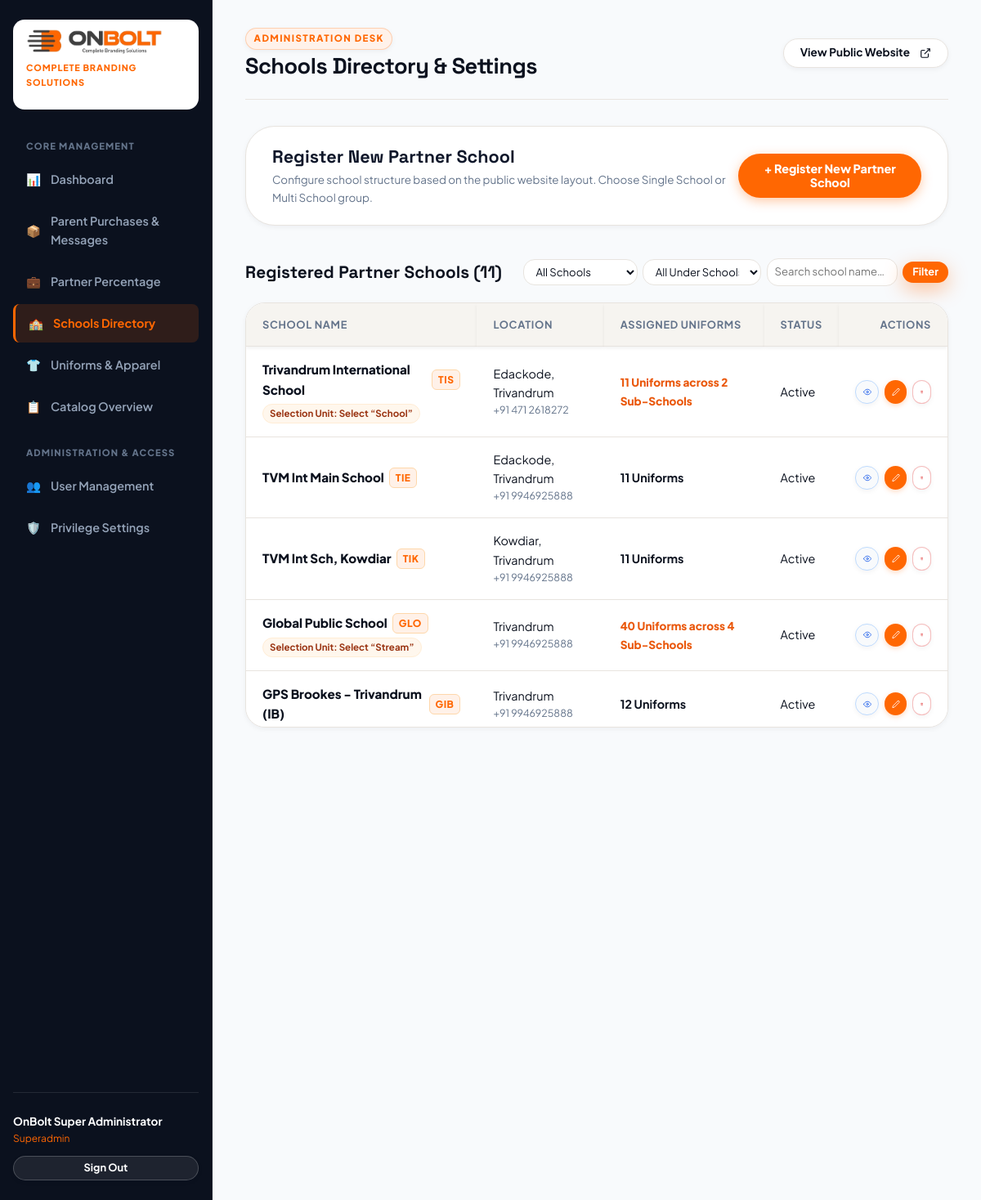
The app's page /admin/schools.php (signed in) with its own data.
### tables this page shows
CREATE TABLE `schools` (
  `id` int(10) unsigned NOT NULL AUTO_INCREMENT,
  `parent_id` int(10) unsigned DEFAULT NULL,
  `has_sub_schools` tinyint(1) NOT NULL DEFAULT 0,
  `sub_school_label` varchar(100) DEFAULT 'School',
  `name` varchar(180) NOT NULL,
  `slug` varchar(120) NOT NULL,
  `code` varchar(50) DEFAULT NULL,
  `location` varchar(180) DEFAULT NULL,
  `city` varchar(100) DEFAULT 'Trivandrum',
  `cluster` varchar(100) NOT NULL DEFAULT 'TVPM (Trivandrum)',
  `state` varchar(100) DEFAULT 'Kerala',
  `pincode` varchar(20) DEFAULT NULL,
  `contact_phone` varchar(50) DEFAULT '+91 9946925888',
  `contact_email` varchar(150) DEFAULT 'onboltconsumerindia@gmail.com',
  `whatsapp_number` varchar(50) DEFAULT '918848670739',
  `description` text DEFAULT NULL,
  `logo` varchar(255) DEFAULT NULL,
  `banner_image` varchar(255) DEFAULT NULL,
  `ordering_enabled` tinyint(1) NOT NULL DEFAULT 1,
  `enable_class_selection` tinyint(1) NOT NULL DEFAULT 1,
  `uniform_mode` enum('common','class_wise') NOT NULL DEFAULT 'common',
  `applicable_classes` text DEFAULT NULL,
  `allow_offline_payment` tinyint(1) NOT NULL DEFAULT 1,
  `allow_online_payment` tinyint(1) NOT NULL DEFAULT 0,
  `sort_order` int(11) NOT NULL DEFAULT 0,
  `status` tinyint(1) NOT NULL DEFAULT 1,
  `created_at` timestamp NOT NULL DEFAULT current_timestamp(),
  `updated_at` timestamp NOT NULL DEFAULT current_timestamp() ON UPDATE current_timestamp(),
  PRIMARY KEY (`id`),
  UNIQUE KEY `uq_schools_slug` (`slug`),
  UNIQUE KEY `uq_schools_code` (`code`),
  KEY `idx_schools_status` (`status`)
);

### config/app.php (called while the page is built, shortened)
<?php
function sanitize(mixed $data): mixed {
    return htmlspecialchars(trim((string)$data), ENT_QUOTES, 'UTF-8');
}

### admin/schools.php (the view, shortened to what this page needs)
<?php
require_once __DIR__ . '/header.php';
$pdo = getDbConnection();
$search = trim($_GET['search'] ?? '');
$schoolFilter = (int)($_GET['school_id'] ?? 0);
$selectedMainHasSubs = false;
$sql = "SELECT s.*,
        p.name as parent_name,
        (SELECT COUNT(*) FROM schools sub WHERE sub.parent_id = s.id) as sub_school_count,
        (SELECT COUNT(*) FROM school_products sp WHERE sp.school_id = s.id) as assigned_products,
        (SELECT COUNT(*) FROM orders o WHERE o.school_id = s.id) as order_count
        FROM schools s
        LEFT JOIN schools p ON s.parent_id = p.id
        WHERE 1=1";
$sql .= " ORDER BY COALESCE(s.parent_id, s.id) ASC, s.parent_id IS NOT NULL ASC, s.id ASC";
$schoolsList = $pdo->query($sql)->fetchAll();
$allSubSchoolsByParent = [];
$subs = $pdo->query("SELECT id, name, code, location, city, contact_phone, parent_id FROM schools WHERE parent_id IS NOT NULL ORDER BY sort_order ASC, id ASC")->fetchAll(PDO::FETCH_ASSOC);
foreach ($subs as $sub) {
    $allSubSchoolsByParent[(int)$sub['parent_id']][] = $sub;
}
?>
<div class="registration-toggle-box" style="background:#ffffff; border-radius:var(--radius-xl); border:1.5px solid var(--brand-border); box-shadow:var(--shadow-sm); margin-bottom:2.5rem; overflow:hidden;">
    <div id="register-header-toggle" onclick="toggleRegisterForm()" style="padding:1.4rem 2rem; display:flex; justify-content:space-between; align-items:center; cursor:pointer; user-select:none; transition:all 0.2s;" onmouseover="this.style.background='#FFF9F5';" onmouseout="if(!document.getElementById('register-school-form-body').classList.contains('is-open')) this.style.background='#ffffff';">
        <div>
            <h3 class="heading-2" style="font-size:1.35rem; margin:0; display:flex; align-items:center; gap:0.65rem; color:#0F172A;">
                <span>Register New Partner School</span>
            </h3>
            <p style="font-size:0.84rem; color:var(--brand-muted); margin:0.3rem 0 0 0;">
                Configure school structure based on the public website layout. Choose Single School or Multi School group.
            </p>
        </div>
        <button type="button" class="btn btn-primary" id="btn-toggle-register-pill" style="border-radius:9999px; font-weight:800; padding:0.6rem 1.4rem; pointer-events:none; box-shadow:0 4px 14px rgba(255,103,2,0.35); font-size:0.9rem;">
            <span id="btn-toggle-text">+ Register New Partner School</span>
        </button>
    </div>
</div>
<div style="display:flex; justify-content:space-between; align-items:center; margin-bottom:1.25rem; flex-wrap:wrap; gap:1rem;">
    <h3 class="heading-2" style="font-size:1.3rem; margin:0;">Registered Partner Schools (<?= count($schoolsList) ?>)</h3>
    <form action="" method="GET" style="display:flex; gap:0.4rem; align-items:center; flex-wrap:wrap; margin:0;">
        <select name="school_id" id="schools_school_id_select" class="form-control" style="font-size:0.82rem; padding:0.35rem 0.65rem; border-radius:var(--radius-md); width:140px;" onchange="handleMainSchoolDirectoryChange(this)">
            <option value="">All Schools</option>
        </select>
        <select name="sub_school_id" id="schools_sub_school_id_select" class="form-control" style="font-size:0.82rem; padding:0.35rem 0.65rem; border-radius:var(--radius-md); width:145px;" onchange="this.form.submit()" <?= ($schoolFilter > 0 && !$selectedMainHasSubs) ? 'disabled' : '' ?>>
            <option value=""><?= ($schoolFilter > 0 && !$selectedMainHasSubs) ? 'No Under Schools' : 'All Under Schools' ?></option>
        </select>
        <input type="text" name="search" value="<?= sanitize($search) ?>" placeholder="Search school name…" class="form-control" style="padding:0.35rem 0.55rem; font-size:0.82rem; width:160px; border-radius:var(--radius-md);">
        <button type="submit" class="btn btn-primary btn-sm" style="padding:0.35rem 0.75rem; font-size:0.8rem;">Filter</button>
    </form>
</div>
<div class="table-scroll-frame" style="max-height:520px; overflow-y:auto; overflow-x:auto; position:relative; background:#fff; border-radius:var(--radius-lg); border:1px solid var(--brand-border); box-shadow:var(--shadow-sm); margin-bottom:3rem;">
    <table class="admin-table" style="margin:0; border:none; border-radius:0;">
        <thead>
            <tr>
                <th style="position:sticky; top:0; z-index:10; background:var(--brand-surface-alt); box-shadow:0 1px 2px rgba(0,0,0,0.06);">School Name</th>
                <th style="position:sticky; top:0; z-index:10; background:var(--brand-surface-alt); box-shadow:0 1px 2px rgba(0,0,0,0.06);">Location</th>
                <th style="position:sticky; top:0; z-index:10; background:var(--brand-surface-alt); box-shadow:0 1px 2px rgba(0,0,0,0.06);">Assigned Uniforms</th>
                <th style="position:sticky; top:0; z-index:10; background:var(--brand-surface-alt); box-shadow:0 1px 2px rgba(0,0,0,0.06);">Status</th>
                <th style="text-align:right; position:sticky; top:0; z-index:10; background:var(--brand-surface-alt); box-shadow:0 1px 2px rgba(0,0,0,0.06);">Actions</th>
            </tr>
        </thead>
        <tbody>
            <?php if (empty($schoolsList)): ?>
                <tr><td colspan="5" style="text-align:center; padding:3rem; color:var(--brand-muted);">No schools match the search query.</td></tr>
            <?php else: ?>
                <?php foreach ($schoolsList as $s): ?>
                    <tr>
                        <td>
                            <div style="font-weight:800; color:var(--brand-dark); font-size:0.95rem; display:flex; align-items:center; gap:6px;">
                                <span><?= sanitize($s['name']) ?></span>
                                <span style="font-size:0.75rem; font-weight:800; background:#FFF1E8; color:#FF6702; padding:2px 7px; border-radius:6px; border:1px solid #FED7AA; letter-spacing:0.5px;"><?= sanitize($s['code']) ?></span>
                            </div>
                            <?php if (!empty($s['has_sub_schools'])): ?>
                                <div style="margin-top:0.25rem;">
                                    <span style="font-size:0.72rem; font-weight:700; color:#9A3412; background:#FFF7ED; border:1px solid #FFEDD5; padding:0.12rem 0.5rem; border-radius:9999px; display:inline-flex; align-items:center; gap:4px;" title="Configured Step 1 Selection Unit for this school on public portal">
                                        Selection Unit: Select &ldquo;<?= sanitize($s['sub_school_label'] ?: 'School') ?>&rdquo;
                                    </span>
                                </div>
                            <?php endif; ?>
                        </td>
                        <td>
                            <div><?= sanitize($s['location'] ?: $s['city']) ?></div>
                            <div style="font-size:0.78rem; color:var(--brand-muted);"><?= sanitize($s['contact_phone'] ?: 'No phone') ?></div>
                        </td>
                        <td>
                            <?php if (!empty($s['has_sub_schools'])): ?>
                                <?php
                                $subUniCount = (int)$pdo->query("SELECT COUNT(DISTINCT sp.product_id) FROM school_products sp JOIN schools sub ON sp.school_id = sub.id WHERE sub.parent_id = " . (int)$s['id'])->fetchColumn();
                                ?>
                                <span style="font-weight:800; color:#EA580C; font-size:0.85rem;"><?= $subUniCount ?> Uniforms across <?= (int)$s['sub_school_count'] ?> Sub-Schools</span>
                            <?php else: ?>
                                <span style="font-weight:700; color:var(--brand-dark);"><?= $s['assigned_products'] ?> Uniforms</span>
                            <?php endif; ?>
                        </td>
                        <td>
                            <?= $s['status'] ? '<span class="badge badge-success">Active</span>' : '<span class="badge badge-neutral">Inactive</span>' ?>
                        </td>
                        <td style="text-align:right;">
                            <div style="display:inline-flex; gap:0.4rem;">
                                <?php
                                $subUniText = '';
                                if (!empty($s['has_sub_schools'])) {
                                    $subUniText = $subUniCount . ' Uniforms across ' . (int)$s['sub_school_count'] . ' Sub-Schools';
                                } else {
                                    $subUniText = $s['assigned_products'] . ' Uniforms';
                                }
                                $structureType = 'Single School';
                                if (!empty($s['has_sub_schools'])) {
                                    $structureType = 'Multi School (' . (int)$s['sub_school_count'] . ' Individual Schools)';
                                } elseif (!empty($s['parent_id'])) {
                                    $structureType = 'Sub-School of ' . ($s['parent_name'] ?? 'Main Group');
                                }
                                $viewData = [
                                    'id' => (int)$s['id'],
                                    'name' => $s['name'],
                                    'code' => $s['code'] ?: 'ID: ' . $s['id'],
                                    'structure' => $structureType,
                                    'location' => $s['location'] ?: ($s['city'] ?: 'Trivandrum'),
                                    'contact_phone' => $s['contact_phone'] ?: 'No phone provided',
                                    'uniforms' => $subUniText,
                                    'status' => $s['status'] ? 'Active' : 'Inactive',
                                    'portal_url' => BASE_URL . '/schools/' . $s['slug'] . '/order/',
                                    'has_sub_schools' => (int)$s['has_sub_schools'],
                                    'parent_id' => !empty($s['parent_id']) ? (int)$s['parent_id'] : null,
                                    'parent_name' => $s['parent_name'] ?? '',
                                    'sub_schools' => !empty($s['has_sub_schools']) ? ($allSubSchoolsByParent[$s['id']] ?? []) : []
                                ];
                                $editModalData = [
                                    'id' => (int)$s['id'],
                                    'name' => $s['name'],
                                    'code' => $s['code'] ?: '',
                                    'location' => $s['location'] ?: $s['city'],
                                    'contact_phone' => $s['contact_phone'] ?: '',
                                    'has_sub_schools' => (int)$s['has_sub_schools'],
                                    'sub_school_label' => $s['sub_school_label'] ?: 'School',
                                    'parent_id' => !empty($s['parent_id']) ? (int)$s['parent_id'] : null,
                                    'parent_name' => $s['parent_name'] ?? '',
                                    'sub_schools' => !empty($s['has_sub_schools']) ? ($allSubSchoolsByParent[$s['id']] ?? []) : []
                                ];
                                ?>
                                <button type="button"
                                        class="btn btn-outline btn-sm"
                                        style="padding:0.35rem 0.55rem; line-height:1; display:inline-flex; align-items:center; justify-content:center; color:#2563EB; border-color:#BFDBFE; background:#F8FAFC; border-radius:var(--radius-md);"
                                        title="View School Profile"
                                        onclick='openSchoolModal(<?= json_encode($viewData, JSON_HEX_TAG | JSON_HEX_APOS | JSON_HEX_QUOT | JSON_HEX_AMP) ?>)'>
                                    <svg width="15" height="15" viewBox="0 0 24 24" fill="none" stroke="currentColor" stroke-width="2" stroke-linecap="round" stroke-linejoin="round">
                                        <path d="M1 12s4-8 11-8 11 8 11 8-4 8-11 8-11-8-11-8z"></path>
                                        <circle cx="12" cy="12" r="3"></circle>
                                    </svg>
                                </button>
                                <button type="button"
                                        class="btn btn-primary btn-sm"
                                        style="padding:0.35rem 0.55rem; line-height:1; display:inline-flex; align-items:center; justify-content:center; background:var(--brand-primary); color:#ffffff; box-shadow:0 2px 6px rgba(255,103,2,0.25); border-radius:var(--radius-md);"
                                        title="Edit School Settings"
                                        onclick='openEditSchoolModal(<?= json_encode($editModalData, JSON_HEX_TAG | JSON_HEX_APOS | JSON_HEX_QUOT | JSON_HEX_AMP) ?>)'>
                                    <svg width="15" height="15" viewBox="0 0 24 24" fill="none" stroke="currentColor" stroke-width="2" stroke-linecap="round" stroke-linejoin="round">
                                        <path d="M17 3a2.828 2.828 0 1 1 4 4L7.5 20.5 2 22l1.5-5.5L17 3z"></path>
                                    </svg>
                                </button>
                                <form action="<?= BASE_URL ?>/admin/schools.php" method="POST" data-confirm="delete" data-item-name="<?= htmlspecialchars($s['name']) ?>" style="display:inline; margin:0;">
                                    <button type="submit"
                                            class="btn btn-outline btn-sm"
                                            title="Delete School"
                                            style="padding:0.35rem 0.55rem; line-height:1; color:#dc2626; border-color:rgba(220,38,38,0.3); background:#ffffff; display:inline-flex; align-items:center; justify-content:center; border-radius:var(--radius-md);">
                                    </button>
                                </form>
                            </div>
                        </td>
                    </tr>
                <?php endforeach; ?>
            <?php endif; ?>
        </tbody>
    </table>
</div>
<?php require_once __DIR__ . '/footer.php'; ?>

### records on screen
schools: name "Trivandrum International School", code "TIS", sub_school_label "School", location "Edackode, Trivandrum", contact_phone "+91 471 2618272", subUniCount "11", sub_school_count "2", status "Active"
schools: name "TVM Int Main School", code "TIE", location "Edackode, Trivandrum", contact_phone "+91 9946925888", assigned_products "11", status "Active"
schools: name "TVM Int Sch, Kowdiar", code "TIK", location "Kowdiar, Trivandrum", contact_phone "+91 9946925888", assigned_products "11", status "Active"
schools: name "Global Public School", code "GLO", sub_school_label "Stream", location "Trivandrum", contact_phone "+91 9946925888", subUniCount "40", sub_school_count "4", status "Active"
schools: name "GPS Brookes - Trivandrum (IB)", code "GIB", location "Trivandrum", contact_phone "+91 9946925888", assigned_products "12", status "Active"

### other values on screen
$adminName "OnBolt Super Administrator"
$adminRole "Superadmin"
$adminTitle "Schools Directory & Settings"
count($schoolsList) "11"
